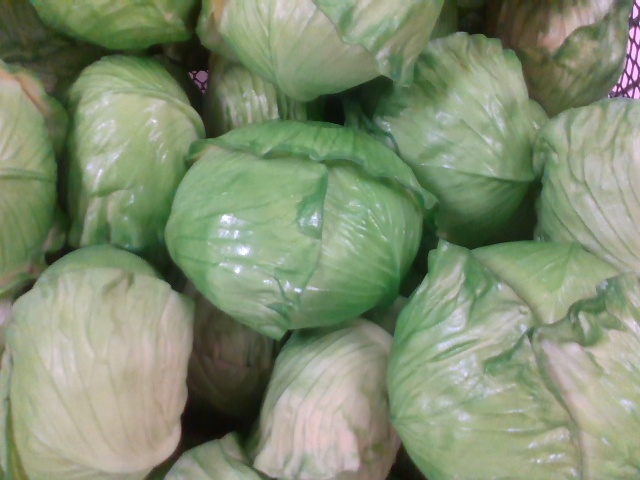
#> input picture resources/samples/real_images/color/color000.jpg, 640 x 480 px
$ python -i grasp.py   (imports and definitions only)
#> lines starting #> are read from the running program, lines starting #| are printed output that depends on the picture
from typing import Tuple
from xmlrpc.client import boolean

import cv2
import numpy as np


class ParallelGraspDetector:
    # [52 lines left out: functions __init__, detect, _is_outside_frame, _is_in_mask, not called in this run]

    def _is_center_above_points(self, p1, p2, center, depth):
        """中心のdepthが把持点のdepthよりも低ければスキップ"""
        return min(depth[p1[1]][p1[0]], depth[p2[1]][p2[0]]) >= depth[center[1]][center[0]]


def generate_candidates_list(indexed_img, unit_angle=15, margin=3, func='min'):
    cos, sin = np.cos(np.radians(unit_angle)), np.sin(np.radians(unit_angle))
    rmat = np.array([[cos, -sin], [sin, cos]])
    candidates_list = []  # インスタンスごとの把持候補領域を格納
    contours = []  # インスタンスごとの領域を格納
    boxes = []  # インスタンスごとの矩形領域を格納
    radiuses = []  # インスタンスごとの半径を格納
    centers = []
    for label in range(1, len(np.unique(indexed_img))):
        # 各インスタンスの重心とbboxの算出
        each_mask = np.where(indexed_img == label, 255, 0).astype('uint8')
        sub_contours, _ = cv2.findContours(
            each_mask, cv2.RETR_EXTERNAL, cv2.CHAIN_APPROX_SIMPLE)
        contour = max(sub_contours, key=lambda x: cv2.contourArea(x))
        contours.append(sub_contours)
        # NOTE: 重心算出もっと簡潔な方法ありそう
        mu = cv2.moments(contour)
        center = np.array(
            [int(mu["m10"]/mu["m00"]), int(mu["m01"]/mu["m00"])])
        centers.append(center)
        box = np.int0(cv2.boxPoints(cv2.minAreaRect(contour)))
        # bboxの短辺or長辺を半径とする
        func = min if func == 'min' else max
        # box is 左上, 右上, 右下, 左下
        radius = func(np.linalg.norm(box[0]-box[1]),
                      np.linalg.norm(box[1]-box[2])) / 2
        radius += margin  # margin
        radiuses.append(radius)
        v = np.array([0, -1])*radius  # 単位ベクトル x 半径
        candidates = []
        h, w = indexed_img.shape

        for i in range(180//unit_angle):
            v = np.dot(v, rmat)  # 回転ベクトルの更新
            p1, p2 = center + v, center - v
            # TOFIX: ptにそのままp1, p2をわたすと何故かエラー
            p1, p2 = (int(p1[0].item()), int(p1[1].item())
                      ), (int(p2[0].item()), int(p2[1].item()))
            # 画面範囲を超える場合は候補から除外
            if p1[0] < 0 or p1[1] < 0 or h <= p1[1] or w <= p1[0]:
                continue
            if p2[0] < 0 or p2[1] < 0 or h <= p2[1] or w <= p2[0]:
                continue
            # 自分よりも上位の物体に把持領域が重なった候補は除去
            # 背景は０とし、遠い物体から順に並んでいる
            # if label <= indexed_img[p1[::-1]] or label <= indexed_img[p2[::-1]]:
            #     continue
            # 始点と終点が共に外側にcontourの外側に存在する候補のみ保持
            p1_in_contour = cv2.pointPolygonTest(
                contour, p1, measureDist=False)
            p2_in_contour = cv2.pointPolygonTest(
                contour, p2, measureDist=False)
            if p1_in_contour == -1 and p2_in_contour == -1:
                # 除外よりは把持候補を長くするほうがいいのでは
                # (lineに沿ったcountourの淵抽出する？)
                candidates.append((p1, p2))
        # if len(candidates) > 0:
        candidates_list.append(candidates)
        contours.append(contour)
        boxes.append(box)

    return candidates_list, contours, boxes, radiuses, centers

>>> import cv2
>>> picture = cv2.imread('../../resources/samples/real_images/color/color000.jpg', cv2.IMREAD_GRAYSCALE)
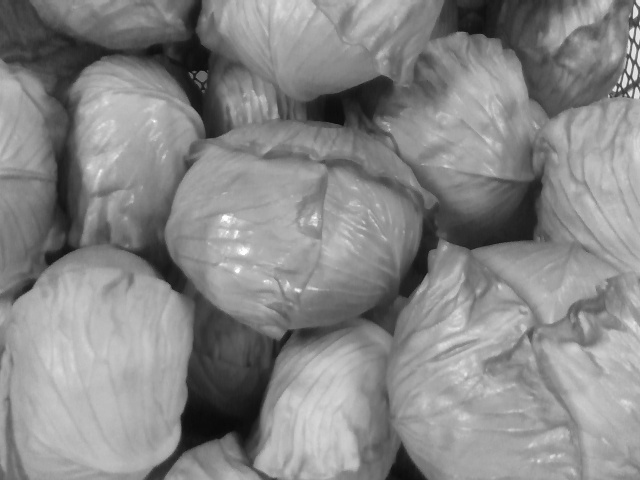
#> picture: shape (480, 640); min 8, max 255, mean 134.7
>>> result = generate_candidates_list(picture)
#> the loop in generate_candidates_list, `for label in range(1, len(np.unique(indexed_img))):` made 1 pass
#> after the loop in generate_candidates_list, `for label in range(1, len(np.unique(indexed_img))):`: boxes = []
#> (the run stopped early here; a loop or call above may not have finished)

$ run again, on resources/samples/real_images/color/color001.jpg
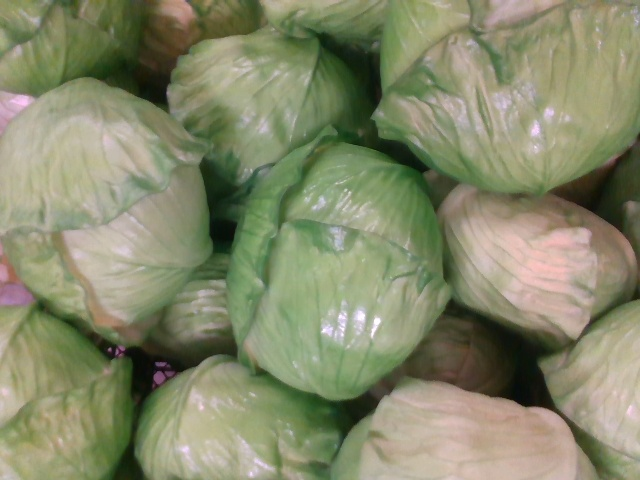
#> input picture resources/samples/real_images/color/color001.jpg, 640 x 480 px
#> `picture = cv2.imread('../../resources/samples/real_images/color/color0..`:
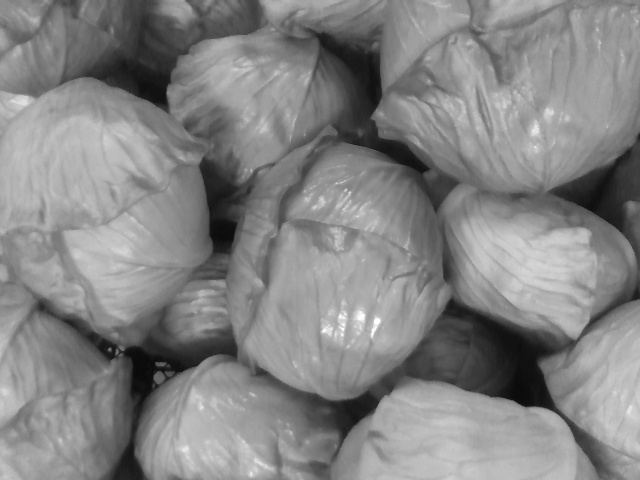
#> picture: shape (480, 640); min 9, max 255, mean 132.1
#> the loop in generate_candidates_list, `for label in range(1, len(np.unique(indexed_img))):` made 1 pass
#> after the loop in generate_candidates_list, `for label in range(1, len(np.unique(indexed_img))):`: boxes = []

$ run again, on resources/samples/real_images/color/color002.jpg
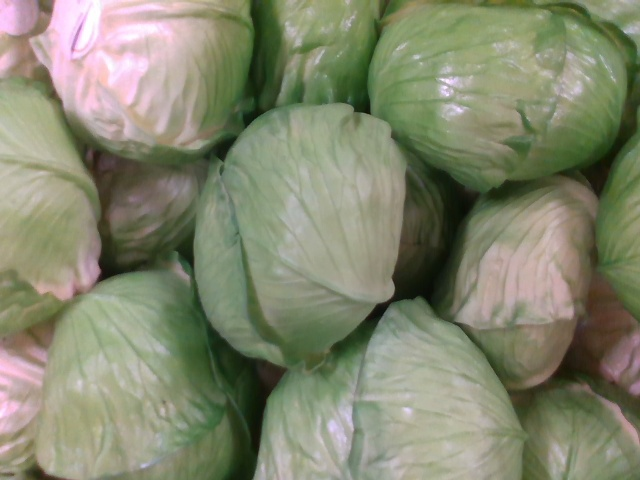
#> input picture resources/samples/real_images/color/color002.jpg, 640 x 480 px
#> `picture = cv2.imread('../../resources/samples/real_images/color/color0..`:
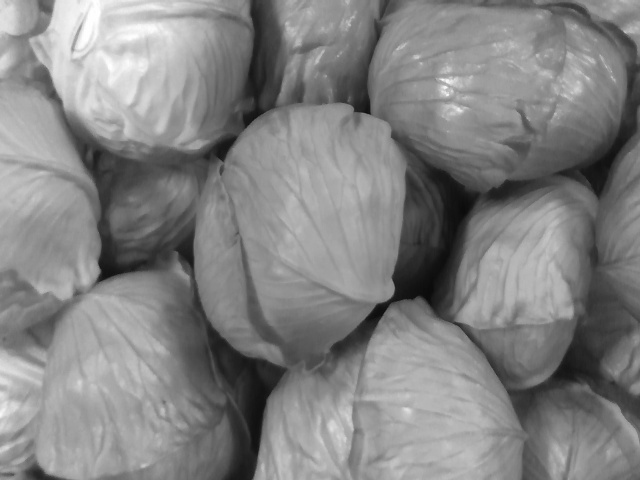
#> picture: shape (480, 640); min 9, max 255, mean 130.8
#> the loop in generate_candidates_list, `for label in range(1, len(np.unique(indexed_img))):` made 1 pass
#> after the loop in generate_candidates_list, `for label in range(1, len(np.unique(indexed_img))):`: boxes = []
